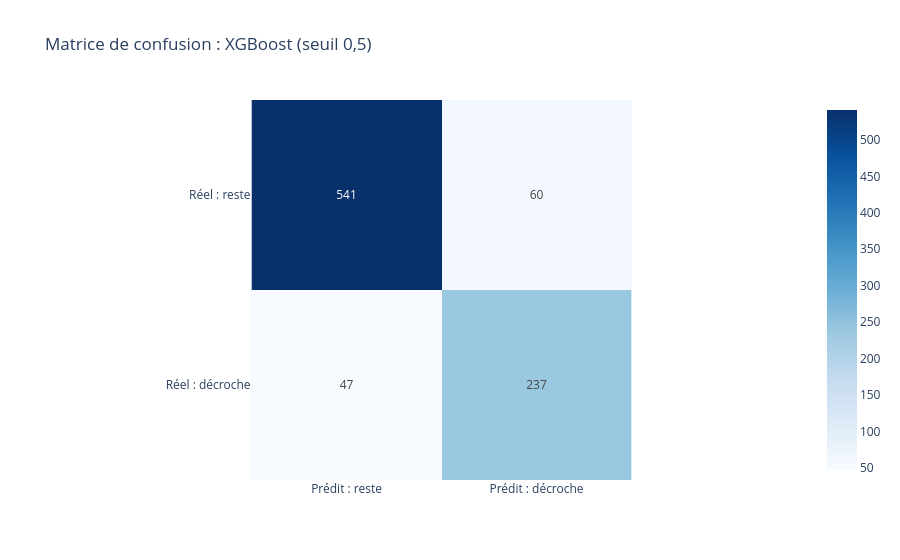

The code cell stored with this chart in its notebook:
### Code cell
best_name = table.index[0]
print("Meilleur modèle (AUC-ROC test) :", best_name)

cm = confusion_matrix(y_test, (probas[best_name] >= 0.5).astype(int))
px.imshow(cm, text_auto=True, color_continuous_scale="Blues",
          x=["Prédit : reste", "Prédit : décroche"],
          y=["Réel : reste", "Réel : décroche"],
          title=f"Matrice de confusion : {best_name} (seuil 0,5)")

### Figure 1 — Plotly figure (JSON) as saved in the notebook; plotly's stock layout.template omitted (floating-point values rounded to 4 significant figures)
{"data": [{"coloraxis": "coloraxis", "hovertemplate": "x: %{x}<br>y: %{y}<br>color: %{z}<extra></extra>", "name": "0", "texttemplate": "%{z}", "type": "heatmap", "x": ["Prédit : reste", "Prédit : décroche"], "xaxis": "x", "y": ["Réel : reste", "Réel : décroche"], "yaxis": "y", "z": [[541, 60], [47, 237]]}], "layout": {"coloraxis": {"autocolorscale": false, "colorscale": [[0, "rgb(247,251,255)"], [0.125, "rgb(222,235,247)"], [0.25, "rgb(198,219,239)"], [0.375, "rgb(158,202,225)"], [0.5, "rgb(107,174,214)"], [0.625, "rgb(66,146,198)"], [0.75, "rgb(33,113,181)"], [0.875, "rgb(8,81,156)"], [1, "rgb(8,48,107)"]]}, "title": {"text": "Matrice de confusion : XGBoost (seuil 0,5)"}, "xaxis": {"anchor": "y", "constrain": "domain", "domain": [0, 1], "scaleanchor": "y"}, "yaxis": {"anchor": "x", "autorange": "reversed", "constrain": "domain", "domain": [0, 1]}}}
